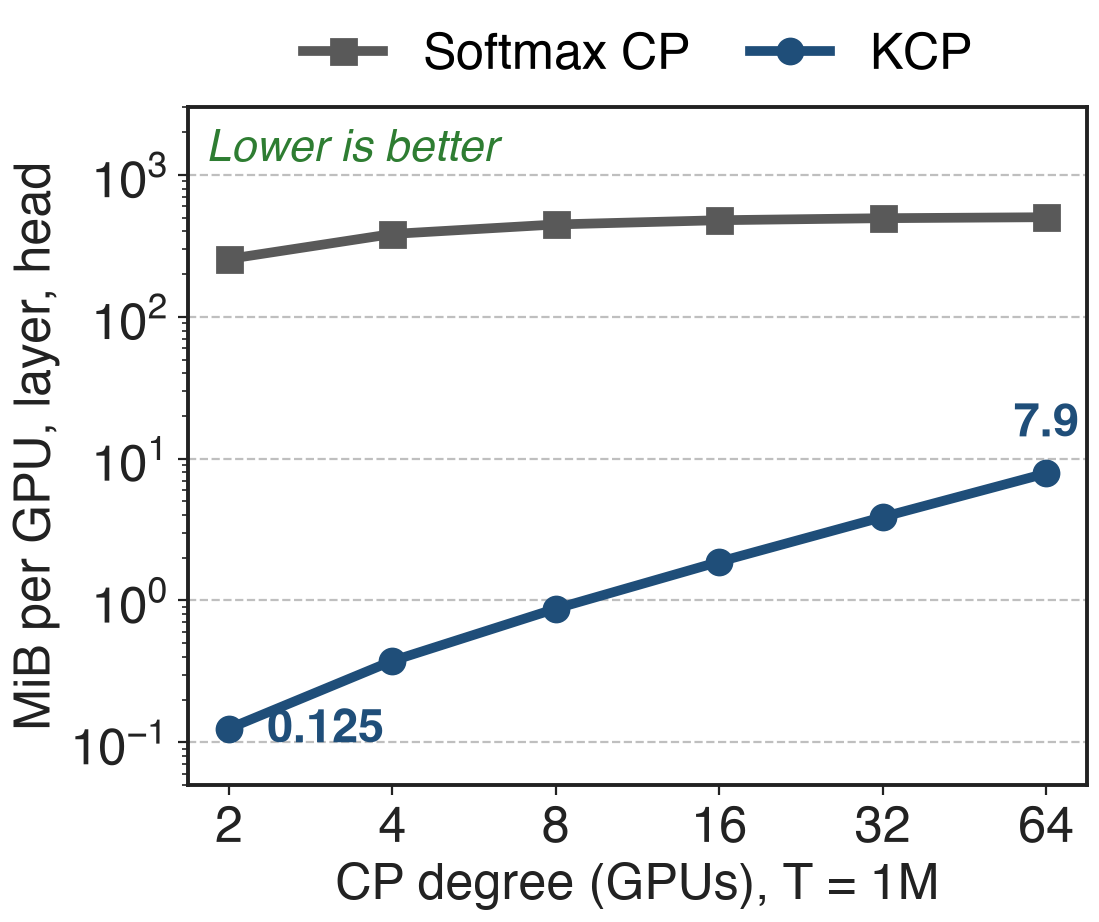

The script that drew this image:
"""Analytic: bytes each GPU receives per layer per attention head vs CP degree P at T = 1M tokens.
Softmax CP (BF16 K and V, head dim 128, MHA-equivalent): (P-1)/P * T * 2 * 128 * 2 bytes.
KCP (FP32 S~ and M, d_k = d_v = 128): (P-1) * 128 * 256 * 4 bytes (payload formula CP x H x K x (K+V), FLA PR #691).
Shows that the KCP payload grows linearly with P but stays far below the KV volume. Not a measurement."""
import sys, pathlib; sys.path.insert(0, str(pathlib.Path(__file__).resolve().parents[3] / "scripts"))
import numpy as np
import slidechart as sc
T, d = 2**20, 128
P = np.array([2, 4, 8, 16, 32, 64])
soft = (P - 1) / P * T * 2 * d * 2 / 2**20
kcp = (P - 1) * d * (d + d) * 4 / 2**20
sc.setup()
fig, ax = sc.figure("half")
ax.plot(P, soft, color=sc.GRAYS[3], lw=3.5, marker="s", label="Softmax CP")
ax.plot(P, kcp, color=sc.ACCENT, lw=3.5, marker="o", label="KCP")
ax.set_xscale("log", base=2); ax.set_yscale("log")
ax.set_xticks(P); ax.set_xticklabels([str(p) for p in P])
ax.set_xlabel("CP degree (GPUs), T = 1M")
ax.set_ylabel("MiB per GPU, layer, head")
ax.set_ylim(0.05, 3000)
ax.text(64, kcp[-1] * 1.6, f"{kcp[-1]:.1f}", ha="center", va="bottom", fontsize=17, color=sc.ACCENT, fontweight="bold")
ax.text(2.35, kcp[0], f"{kcp[0]:.3f}", ha="left", va="center", fontsize=17, color=sc.ACCENT, fontweight="bold")
sc.top_legend(ax, ncol=2)
sc.better(ax, "Lower is better", "upper left")
sc.save(fig, __file__)
print(list(zip(P.tolist(), soft.round(1).tolist(), kcp.round(3).tolist())))
